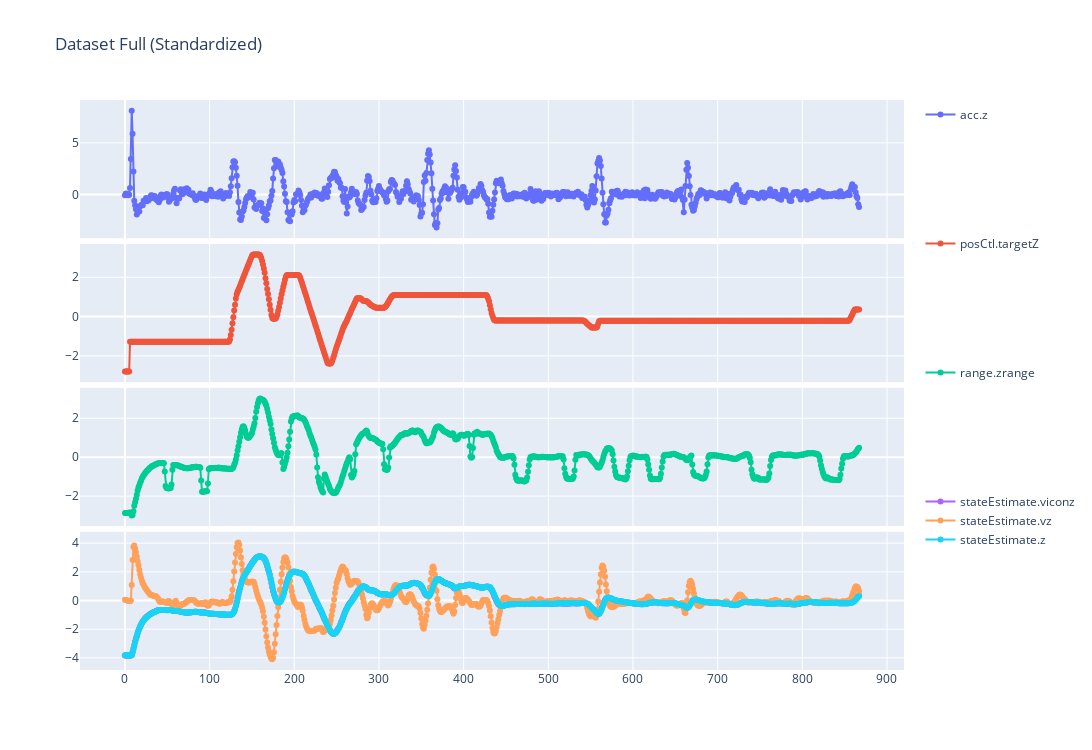

Here is the notebook cell this chart was saved with:
### Code cell
scl = StandardScaler()
data_scl_df = pd.DataFrame(data = scl.fit_transform(Dataset_df), columns=Dataset_df.columns)


groups = np.unique([x.split(".")[0] for x in np.unique(Dataset_df.columns)]) 
fig = make_subplots(rows=len(groups), cols=1, shared_xaxes=True, vertical_spacing=0.01)

for k in np.sort(data_scl_df.columns):
    index = groups.tolist().index(k.split(".")[0]) + 1
    fig.append_trace(go.Scatter(x=data_scl_df.index, y= data_scl_df[k], mode="lines+markers", name=k, legendgroup = index), row = index, col = 1)  
    

fig.update_layout(
    title_text="Dataset Full (Standardized)", 
    height=(len(groups)+1)*150, 
    width=15*80, 
    legend_tracegroupgap = 110,
)
fig.show()

### Figure 1 — Plotly figure (JSON) as saved in the notebook; plotly's stock layout.template omitted (floating-point values rounded to 4 significant figures; data arrays with more than 128 entries replaced by an {"elided": "..."} marker saying what was removed)
{"data": [{"legendgroup": "1", "mode": "lines+markers", "name": "acc.z", "type": "scatter", "x": {"elided": "868 int values"}, "xaxis": "x", "y": {"elided": "868 float values"}, "yaxis": "y"}, {"legendgroup": "2", "mode": "lines+markers", "name": "posCtl.targetZ", "type": "scatter", "x": {"elided": "868 int values"}, "xaxis": "x2", "y": {"elided": "868 float values"}, "yaxis": "y2"}, {"legendgroup": "3", "mode": "lines+markers", "name": "range.zrange", "type": "scatter", "x": {"elided": "868 int values"}, "xaxis": "x3", "y": {"elided": "868 float values"}, "yaxis": "y3"}, {"legendgroup": "4", "mode": "lines+markers", "name": "stateEstimate.viconz", "type": "scatter", "x": {"elided": "868 int values"}, "xaxis": "x4", "y": {"elided": "868 float values"}, "yaxis": "y4"}, {"legendgroup": "4", "mode": "lines+markers", "name": "stateEstimate.vz", "type": "scatter", "x": {"elided": "868 int values"}, "xaxis": "x4", "y": {"elided": "868 float values"}, "yaxis": "y4"}, {"legendgroup": "4", "mode": "lines+markers", "name": "stateEstimate.z", "type": "scatter", "x": {"elided": "868 int values"}, "xaxis": "x4", "y": {"elided": "868 float values"}, "yaxis": "y4"}], "layout": {"height": 750, "legend": {"tracegroupgap": 110}, "title": {"text": "Dataset Full (Standardized)"}, "width": 1200, "xaxis": {"anchor": "y", "autorange": true, "domain": [0, 1], "matches": "x4", "range": [-52.51, 919.5], "showticklabels": false, "type": "linear"}, "xaxis2": {"anchor": "y2", "autorange": true, "domain": [0, 1], "matches": "x4", "range": [-52.51, 919.5], "showticklabels": false, "type": "linear"}, "xaxis3": {"anchor": "y3", "autorange": true, "domain": [0, 1], "matches": "x4", "range": [-52.51, 919.5], "showticklabels": false, "type": "linear"}, "xaxis4": {"anchor": "y4", "autorange": true, "domain": [0, 1], "range": [-52.51, 919.5], "type": "linear"}, "yaxis": {"anchor": "x", "autorange": true, "domain": [0.7575, 1], "range": [-4.251, 9.156], "type": "linear"}, "yaxis2": {"anchor": "x2", "autorange": true, "domain": [0.505, 0.7475], "range": [-3.337, 3.698], "type": "linear"}, "yaxis3": {"anchor": "x3", "autorange": true, "domain": [0.2525, 0.495], "range": [-3.538, 3.558], "type": "linear"}, "yaxis4": {"anchor": "x4", "autorange": true, "domain": [0, 0.2425], "range": [-4.841, 4.792], "type": "linear"}}}
